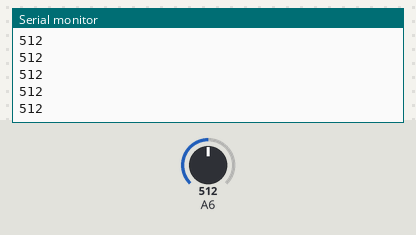
This sketch was run on a simulated Arduino Nano, built with avr-gcc and run on an emulated ATmega328P. Parts: the last lines printed to the serial monitor. The test bench sets the inputs (shaded band); at power-on: A6 = 512. Storage starts empty.

Above: at 1.2 s.
1.3 s: A6 set to 716
At 2.3 s:
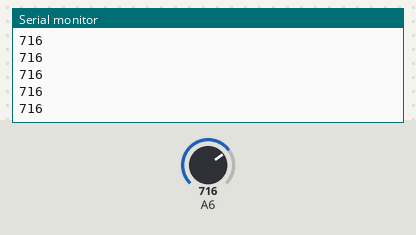
2.8 s: A6 set to 900
At 3.5 s:
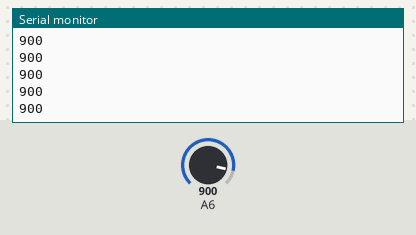
Timing chart, 0 to 5.8 s (numbered marks = the images above; inputs shaded):
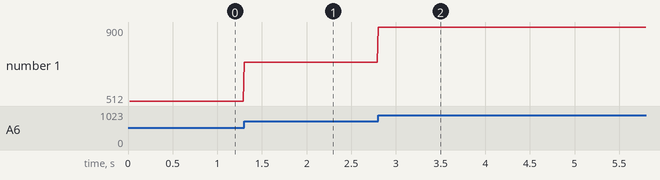

Measured:
- after the input at 1.3 s, the serial monitor: prints a new line at once (image 1)
- after the input at 2.8 s, the serial monitor: prints a new line at once (image 2)
- plotted number 1: 512 → 716 after the input at 1.3 s, 716 → 900 after the input at 2.8 s

The sketch:

sketch.ino
```cpp
#include <SPI.h>
#include <SD.h>
#include <SoftwareSerial.h>
#define CARD_MODULE_PIN 10
#define SWITCH_PIN 9
SoftwareSerial BTSerial(2, 3);

int state = 0;

File myFile;

void setup() {
    Serial.begin(115200);
    BTSerial.begin(115200);
    if (!SD.begin(CARD_MODULE_PIN)) {
        while (1);
    }
}

void loop() {
    auto val = analogRead(A6);
    Serial.println(val);
    if (SD.exists("test.txt")){
        myFile = SD.open("test.txt", FILE_WRITE);
        myFile.println(val);
        myFile.close();
    }
    if(BTSerial.available()){
        BTSerial.println(val);
    }
    delay(10);
}
```
